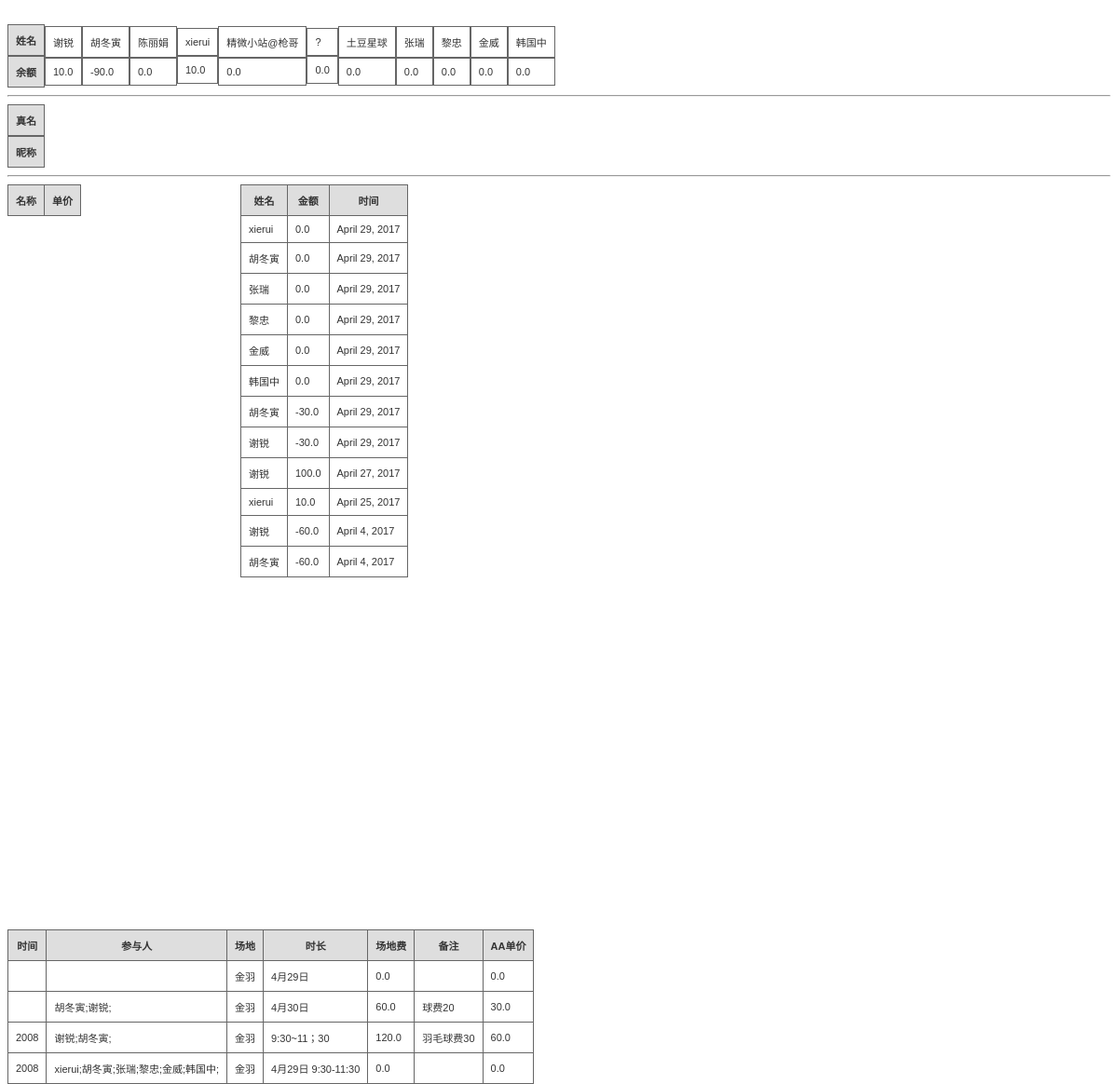
The app's page /BDsClub/, older data.
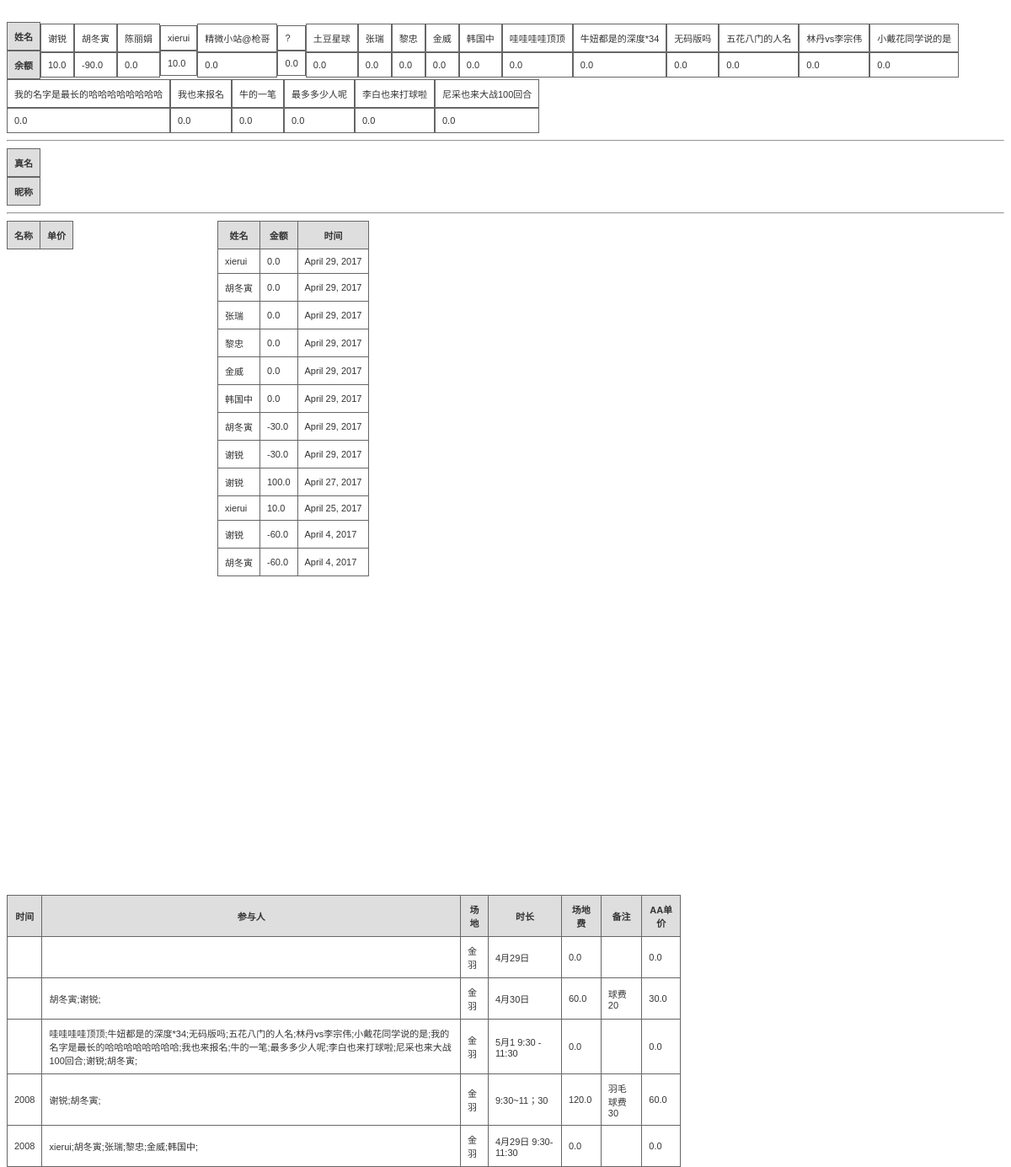
The same page, newer data.
### BDsClub/models.py (models this page shows)
class Member(models.Model):
    name = models.CharField(max_length=64)
    amount = models.FloatField(default=0)

class Deposit(models.Model):
    name = models.CharField(max_length=64)
    amount = models.FloatField(default=0)
    time = models.DateField()

class Play(models.Model):
    id = models.IntegerField(primary_key=True)
    time = models.DateField()
    play_time = models.CharField(max_length=64)
    place = models.CharField(max_length=64)
    duration = models.CharField(max_length=64)
    fee = models.FloatField()
    aaprice = models.FloatField()
    state = models.IntegerField()
    fee_comment = models.CharField(max_length=64)

### BDsClub/views.py (the view)
def home(request):
    rets = list(Deposit.objects.all().order_by('-time'))
    member = list(Member.objects.all())
    als = list(Alias.objects.all())
    balls = list(Ball.objects.all())
    plays = list(Play.objects.all().order_by('-time'))
    for play in plays:
        play.players = get_current_players(play.id)
    return render(request, 'summary.html',{'results': rets,'members': member,
                     'als':als,'balls':balls,'plays':plays})

### BDsClub/views.py (called while the page is built)
def get_current_players(ppid):
    players = Apply.objects.filter(pid = ppid)
    pls = ''
    for player in players:
         pls = pls + player.name + ';'
    return pls

### BDsClub/templates/summary.html (shortened to what this page needs)
<!DOCTYPE html>
<html>
<body>
<br>
<div>
<table class="gridtable1">
<tr>
<th>姓名</th>
<th>余额</th>
</tr>
{% for member in members %}
<tr>
<td>{{member.name}}</td>
<td>{{member.amount}}</td>
</tr>
{% endfor %}
</table>
</div>
<hr/>
<div>
<table class="gridtable1">
<tr>
<th>真名</th>
<th>昵称</th>
</tr>
</table>
</div>
<hr/>
<div class="lay1">
<table class="gridtable">
<tr>
<th>名称</th>
<th>单价</th>
</tr>
</table>
</div>
<div class="lay11">
<table class="gridtable">
<tr>
<th>姓名</th>
<th>金额</th>
<th>时间</th>
</tr>
{% for res in results %}
<tr>
<td>{{res.name}}</td>
<td>{{res.amount}}</td>
<td>{{res.time}}</td>
</tr>
{% endfor %}
</table>
</div>
<div class="lay2">
<table class="gridtable">
<tr>
<th>时间</th>
<th>参与人</th>
<th>场地</th>
<th>时长</th>
<th>场地费</th>
<th>备注</th>
<th>AA单价</th>
</tr>
{% for play in plays %}
<tr>
<td>{{play.play_time}}</td>
<td>{{play.players}}</td>
<td>{{play.place}}</td>
<td>{{play.duration}}</td>
<td>{{play.fee}}</td>
<td>{{play.fee_comment}}</td>
<td>{{play.aaprice}}</td>
</tr>
{% endfor %}
</table>
</div>
</body>
</html>

### BDsClub/templates/summary.html (style rules this page uses)
table.gridtable { font-family: verdana,arial,sans-serif; font-size:11px; color:#333333; border-width: 1px; border-color: #666666; border-collapse: collapse; }
table.gridtable th { border-width: 1px; padding: 8px; border-style: solid; border-color: #666666; background-color: #dedede; }
table.gridtable td { border-width: 1px; padding: 8px; border-style: solid; border-color: #666666; background-color: #ffffff; }
table.gridtable1 { font-family: verdana,arial,sans-serif; font-size:11px; color:#333333; border-width: 1px; border-color: #666666; border-collapse: collapse; }
table.gridtable1 tr { display: inline-block; }
table.gridtable1 th { border-width: 1px; padding: 8px; border-style: solid; border-color: #666666; background-color: #dedede; display: block; }
table.gridtable1 td { border-width: 1px; padding: 8px; border-style: solid; border-color: #666666; background-color: #ffffff; display: block; }
.lay1 { width: 250px; height: 800px; float: left; }
.lay11 { width: 300px; height: 800px; float: left; }
.lay2 { width: 800px; float: left; }

Row changes from the older to the newer data that the page shows:
added Member: name "哇哇哇哇顶顶", amount "0.0"
added Member: name "牛妞都是的深度*34", amount "0.0"
added Member: name "无码版吗", amount "0.0"
added Member: name "五花八门的人名", amount "0.0"
added Member: name "林丹vs李宗伟", amount "0.0"
added Member: name "小戴花同学说的是", amount "0.0"
added Member: name "我的名字是最长的哈哈哈哈哈哈哈哈", amount "0.0"
added Member: name "我也来报名", amount "0.0"
added Member: name "牛的一笔", amount "0.0"
added Member: name "最多多少人呢", amount "0.0"
added Member: name "李白也来打球啦", amount "0.0"
added Member: name "尼采也来大战100回合", amount "0.0"
added Play: players "哇哇哇哇顶顶;牛妞都是的深度*34;无码版吗;五花八门的人名;林丹vs李宗伟;小戴花同学说的是;我的名字是最长的哈哈哈哈哈哈哈哈;我也来报名;牛的一笔;最多多少人呢;李白也来打球啦;尼采也来大战100回合;谢锐;胡冬寅;", place "金羽", duration "5月1 9:30 - 11:30", fee "0.0", aaprice "0.0"
